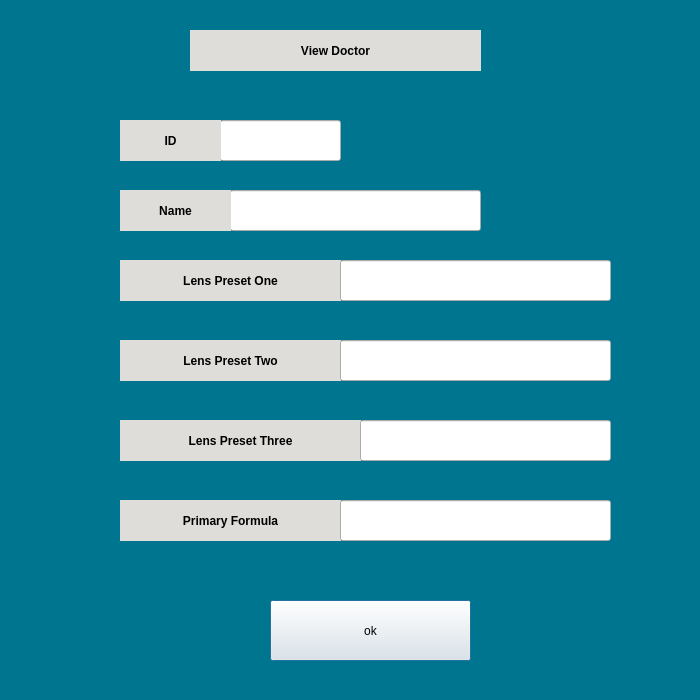
<?xml version="1.0" encoding="UTF-8"?>
<ui version="4.0">
 <class>viewdoc</class>
 <widget class="QDialog" name="viewdoc">
  <property name="geometry">
   <rect>
    <x>0</x>
    <y>0</y>
    <width>700</width>
    <height>700</height>
   </rect>
  </property>
  <property name="windowTitle">
   <string>Dialog</string>
  </property>
  <widget class="QLabel" name="label">
   <property name="geometry">
    <rect>
     <x>0</x>
     <y>0</y>
     <width>700</width>
     <height>700</height>
    </rect>
   </property>
   <property name="styleSheet">
    <string notr="true">background-color: rgb(0, 117, 143);</string>
   </property>
   <property name="text">
    <string/>
   </property>
  </widget>
  <widget class="QLabel" name="lbllenspre1">
   <property name="geometry">
    <rect>
     <x>120</x>
     <y>260</y>
     <width>221</width>
     <height>41</height>
    </rect>
   </property>
   <property name="styleSheet">
    <string notr="true">background-color: rgb(222, 221, 218);
font: 75 20pt &quot;Ubuntu&quot;;
font:bold;</string>
   </property>
   <property name="text">
    <string>Lens Preset One</string>
   </property>
   <property name="alignment">
    <set>Qt::AlignCenter</set>
   </property>
  </widget>
  <widget class="QLineEdit" name="linedocid">
   <property name="geometry">
    <rect>
     <x>220</x>
     <y>120</y>
     <width>121</width>
     <height>41</height>
    </rect>
   </property>
  </widget>
  <widget class="QLabel" name="lbllenspre2">
   <property name="geometry">
    <rect>
     <x>120</x>
     <y>340</y>
     <width>221</width>
     <height>41</height>
    </rect>
   </property>
   <property name="styleSheet">
    <string notr="true">background-color: rgb(222, 221, 218);
font: 75 20pt &quot;Ubuntu&quot;;
font:bold;</string>
   </property>
   <property name="text">
    <string>Lens Preset Two</string>
   </property>
   <property name="alignment">
    <set>Qt::AlignCenter</set>
   </property>
  </widget>
  <widget class="QLabel" name="lbllenspre3">
   <property name="geometry">
    <rect>
     <x>120</x>
     <y>420</y>
     <width>241</width>
     <height>41</height>
    </rect>
   </property>
   <property name="styleSheet">
    <string notr="true">background-color: rgb(222, 221, 218);
font: 75 20pt &quot;Ubuntu&quot;;
font:bold;</string>
   </property>
   <property name="text">
    <string>Lens Preset Three</string>
   </property>
   <property name="alignment">
    <set>Qt::AlignCenter</set>
   </property>
  </widget>
  <widget class="QLabel" name="lbllensformula">
   <property name="geometry">
    <rect>
     <x>120</x>
     <y>500</y>
     <width>221</width>
     <height>41</height>
    </rect>
   </property>
   <property name="styleSheet">
    <string notr="true">background-color: rgb(222, 221, 218);
font: 75 20pt &quot;Ubuntu&quot;;
font:bold;</string>
   </property>
   <property name="text">
    <string>Primary Formula</string>
   </property>
   <property name="alignment">
    <set>Qt::AlignCenter</set>
   </property>
  </widget>
  <widget class="QLabel" name="lblpatid">
   <property name="geometry">
    <rect>
     <x>120</x>
     <y>120</y>
     <width>101</width>
     <height>41</height>
    </rect>
   </property>
   <property name="styleSheet">
    <string notr="true">background-color: rgb(222, 221, 218);
font: 75 20pt &quot;Ubuntu&quot;;
font:bold;</string>
   </property>
   <property name="text">
    <string>ID</string>
   </property>
   <property name="alignment">
    <set>Qt::AlignCenter</set>
   </property>
  </widget>
  <widget class="QLineEdit" name="linedocname">
   <property name="geometry">
    <rect>
     <x>230</x>
     <y>190</y>
     <width>251</width>
     <height>41</height>
    </rect>
   </property>
   <property name="text">
    <string/>
   </property>
  </widget>
  <widget class="QLabel" name="lblpatname">
   <property name="geometry">
    <rect>
     <x>120</x>
     <y>190</y>
     <width>111</width>
     <height>41</height>
    </rect>
   </property>
   <property name="styleSheet">
    <string notr="true">background-color: rgb(222, 221, 218);
font: 75 20pt &quot;Ubuntu&quot;;
font:bold;</string>
   </property>
   <property name="text">
    <string>Name</string>
   </property>
   <property name="alignment">
    <set>Qt::AlignCenter</set>
   </property>
  </widget>
  <widget class="QLineEdit" name="linedocpre1">
   <property name="geometry">
    <rect>
     <x>340</x>
     <y>260</y>
     <width>271</width>
     <height>41</height>
    </rect>
   </property>
   <property name="text">
    <string/>
   </property>
  </widget>
  <widget class="QLineEdit" name="linedocpre2">
   <property name="geometry">
    <rect>
     <x>340</x>
     <y>340</y>
     <width>271</width>
     <height>41</height>
    </rect>
   </property>
   <property name="text">
    <string/>
   </property>
  </widget>
  <widget class="QLineEdit" name="linedocpre3">
   <property name="geometry">
    <rect>
     <x>360</x>
     <y>420</y>
     <width>251</width>
     <height>41</height>
    </rect>
   </property>
   <property name="text">
    <string/>
   </property>
  </widget>
  <widget class="QLineEdit" name="linedocformula">
   <property name="geometry">
    <rect>
     <x>340</x>
     <y>500</y>
     <width>271</width>
     <height>41</height>
    </rect>
   </property>
   <property name="text">
    <string/>
   </property>
  </widget>
  <widget class="QLabel" name="lblpatname_2">
   <property name="geometry">
    <rect>
     <x>190</x>
     <y>30</y>
     <width>291</width>
     <height>41</height>
    </rect>
   </property>
   <property name="styleSheet">
    <string notr="true">background-color: rgb(222, 221, 218);
font: 75 20pt &quot;Ubuntu&quot;;
font:bold;</string>
   </property>
   <property name="text">
    <string>View Doctor</string>
   </property>
   <property name="alignment">
    <set>Qt::AlignCenter</set>
   </property>
  </widget>
  <widget class="QPushButton" name="BUTOK">
   <property name="geometry">
    <rect>
     <x>270</x>
     <y>600</y>
     <width>201</width>
     <height>61</height>
    </rect>
   </property>
   <property name="text">
    <string>ok</string>
   </property>
  </widget>
 </widget>
 <resources/>
 <connections/>
</ui>
